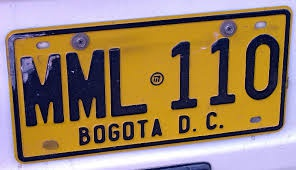
#> input picture GestorPlacas/blanks/blank (1).jpg, 296 x 170 px, given in place of the camera
$ python videoW.py
#> lines starting #> are read from the running program, lines starting #| are printed output that depends on the picture; after the words box and inside, x2 and y2 are one past the last pixel; in counts of white or black regions, pixels touching at a corner belong together
#Algoritmo de deteccion de colores
#Link de tutorial: https://robologs.net/2014/07/02/deteccion-de-colores-con-opencv-y-python/
#Detecta objetos verdes, elimina el ruido y busca su centro

import cv2
import numpy as np

#Iniciamos la camara
captura = cv2.VideoCapture(1)

while(1):

    #Capturamos una imagen y la convertimos de RGB -> HSV
    _, imagen = captura.read()
#> imagen is the input picture: shape (170, 296, 3); mean B, G, R 100.5, 127.3, 150.9
    hsv = cv2.cvtColor(imagen, cv2.COLOR_BGR2HSV)
#> hsv: shape (170, 296, 3); mean H, S, V 70.9, 143.3, 166.4

    #Establecemos el rango de colores que vamos a detectar
    #En este caso de verde oscuro a verde-azulado claro
    verde_bajos = np.array([0,0,0], dtype=np.uint8)
    verde_altos = np.array([70,70,70], dtype=np.uint8)

    #Crear una mascara con solo los pixeles dentro del rango de verdes
    mask = cv2.inRange(hsv, verde_bajos, verde_altos)
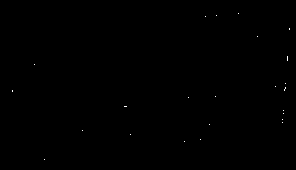
#> mask: shape (170, 296); 0.07% white in thin lines or dots, all inside (x1, y1, x2, y2) = (12, 13, 290, 160)

    #Encontrar el area de los objetos que detecta la camara
    moments = cv2.moments(mask)
#> moments = moments, m00 8925, centre m10/m00, m01/m00 = (212.6, 85.63)
    area = moments['m00']
#> area = 8925

    #Descomentar para ver el area por pantalla
    #print area
    if(area > 2000000):

        #Buscamos el centro x, y del objeto
        x = int(moments['m10']/moments['m00'])
        y = int(moments['m01']/moments['m00'])

        #Mostramos sus coordenadas por pantalla
        print ("x = ", x)
        print ("y = ", y)

        #Dibujamos una marca en el centro del objeto
        cv2.rectangle(imagen, (x, y), (x+2, y+2),(0,0,255), 2)


    #Mostramos la imagen original con la marca del centro y
    #la mascara
    cv2.imshow('mask', mask)
    cv2.imshow('Camara', imagen)
    tecla = cv2.waitKey(5) & 0xFF
#> (key Esc is pressed here)
    if tecla == 27:
        break

$ run again, on GestorPlacas/blanks/blank (4).jpg
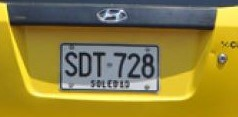
#> input picture GestorPlacas/blanks/blank (4).jpg, 238 x 117 px, given in place of the camera
#> imagen is the input picture: shape (117, 238, 3); mean B, G, R 61.1, 128.5, 142.8
#> hsv: shape (117, 238, 3); mean H, S, V 52.7, 152.2, 150.2
#> `mask = cv2.inRange(hsv, verde_bajos, verde_altos)`:
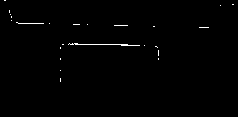
#> mask: shape (117, 238); 0.65% white in thin lines or dots, all inside (x1, y1, x2, y2) = (4, 0, 234, 82)
#> moments = moments, m00 46155, centre m10/m00, m01/m00 = (96.4, 36.52)
#> area = 46155
